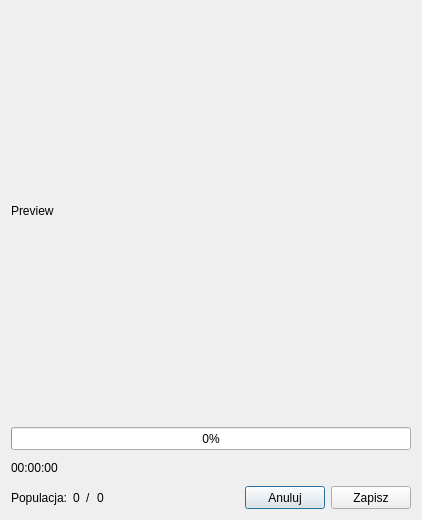
<?xml version="1.0" encoding="UTF-8"?>
<ui version="4.0">
 <class>ProgressWindow</class>
 <widget class="QDialog" name="ProgressWindow">
  <property name="geometry">
   <rect>
    <x>0</x>
    <y>0</y>
    <width>420</width>
    <height>520</height>
   </rect>
  </property>
  <property name="windowTitle">
   <string>Postęp</string>
  </property>
  <property name="windowIcon">
   <iconset>
    <normaloff>../png/dna.png</normaloff>../png/dna.png</iconset>
  </property>
  <layout class="QGridLayout" name="gridLayout">
   <item row="1" column="0">
    <spacer name="verticalSpacer">
     <property name="orientation">
      <enum>Qt::Vertical</enum>
     </property>
     <property name="sizeType">
      <enum>QSizePolicy::Fixed</enum>
     </property>
     <property name="sizeHint" stdset="0">
      <size>
       <width>20</width>
       <height>10</height>
      </size>
     </property>
    </spacer>
   </item>
   <item row="4" column="0">
    <layout class="QHBoxLayout" name="horizontalLayout_3">
     <item>
      <widget class="QLabel" name="label">
       <property name="maximumSize">
        <size>
         <width>16777215</width>
         <height>25</height>
        </size>
       </property>
       <property name="text">
        <string>Populacja:</string>
       </property>
      </widget>
     </item>
     <item>
      <widget class="QLabel" name="Actual_Population_Number_label">
       <property name="maximumSize">
        <size>
         <width>16777215</width>
         <height>25</height>
        </size>
       </property>
       <property name="text">
        <string>0</string>
       </property>
      </widget>
     </item>
     <item>
      <widget class="QLabel" name="label_3">
       <property name="maximumSize">
        <size>
         <width>16777215</width>
         <height>25</height>
        </size>
       </property>
       <property name="text">
        <string>/</string>
       </property>
      </widget>
     </item>
     <item>
      <widget class="QLabel" name="Maximum_Population_Number_label">
       <property name="maximumSize">
        <size>
         <width>16777215</width>
         <height>25</height>
        </size>
       </property>
       <property name="text">
        <string>0</string>
       </property>
      </widget>
     </item>
     <item>
      <spacer name="horizontalSpacer">
       <property name="orientation">
        <enum>Qt::Horizontal</enum>
       </property>
       <property name="sizeHint" stdset="0">
        <size>
         <width>40</width>
         <height>20</height>
        </size>
       </property>
      </spacer>
     </item>
     <item>
      <widget class="QPushButton" name="pushButton">
       <property name="maximumSize">
        <size>
         <width>16777215</width>
         <height>25</height>
        </size>
       </property>
       <property name="text">
        <string>Anuluj</string>
       </property>
      </widget>
     </item>
     <item>
      <widget class="QPushButton" name="Stop_pushButton">
       <property name="maximumSize">
        <size>
         <width>16777215</width>
         <height>25</height>
        </size>
       </property>
       <property name="text">
        <string>Zapisz</string>
       </property>
      </widget>
     </item>
    </layout>
   </item>
   <item row="3" column="0">
    <widget class="QLabel" name="Time_label">
     <property name="maximumSize">
      <size>
       <width>16777215</width>
       <height>25</height>
      </size>
     </property>
     <property name="text">
      <string>00:00:00</string>
     </property>
    </widget>
   </item>
   <item row="0" column="0">
    <widget class="QCustomPlot" name="Preview_Plot_label">
     <property name="minimumSize">
      <size>
       <width>400</width>
       <height>400</height>
      </size>
     </property>
     <property name="text">
      <string>Preview</string>
     </property>
    </widget>
   </item>
   <item row="2" column="0">
    <layout class="QHBoxLayout" name="horizontalLayout">
     <item>
      <widget class="QProgressBar" name="Progress_progressBar">
       <property name="minimumSize">
        <size>
         <width>0</width>
         <height>0</height>
        </size>
       </property>
       <property name="maximumSize">
        <size>
         <width>16777215</width>
         <height>25</height>
        </size>
       </property>
       <property name="value">
        <number>0</number>
       </property>
      </widget>
     </item>
    </layout>
   </item>
  </layout>
 </widget>
 <customwidgets>
  <customwidget>
   <class>QCustomPlot</class>
   <extends>QLabel</extends>
   <header>qcustomplot.h</header>
  </customwidget>
 </customwidgets>
 <resources/>
 <connections/>
</ui>
